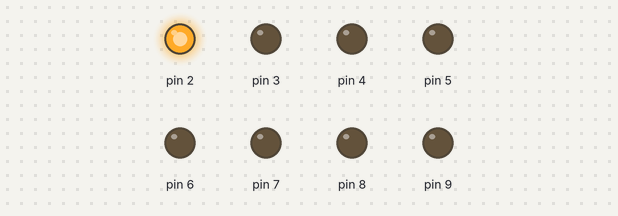
Simulated run of this sketch. Board: Arduino Uno, built with avr-gcc and run on an emulated ATmega328P. Shown: output pins drawn as LEDs (lit = HIGH).

Above: at 0.15 s.
At 1.05 s:
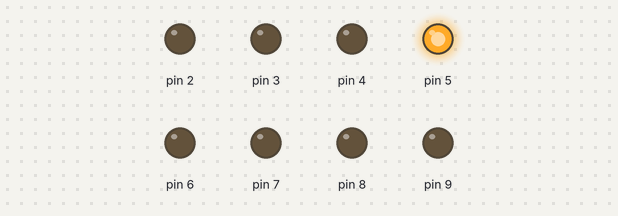
At 1.65 s:
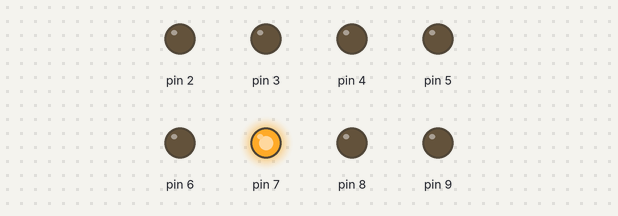
At 2.25 s:
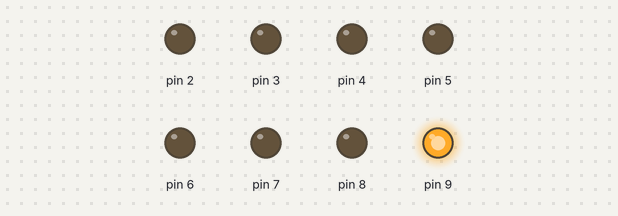
At 3.75 s:
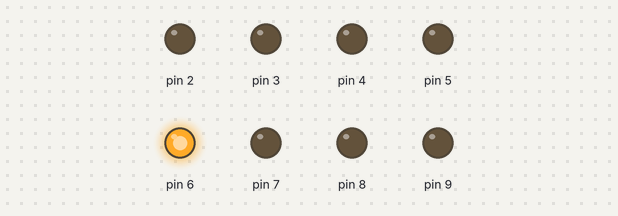
At 5.25 s:
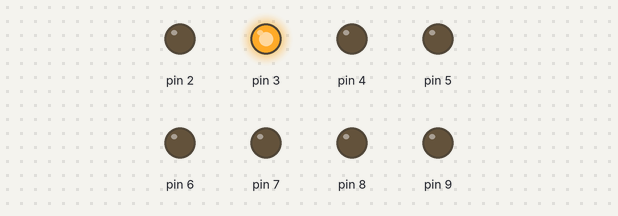
Timing chart, 0 to 5.5 s (numbered marks = the images above):
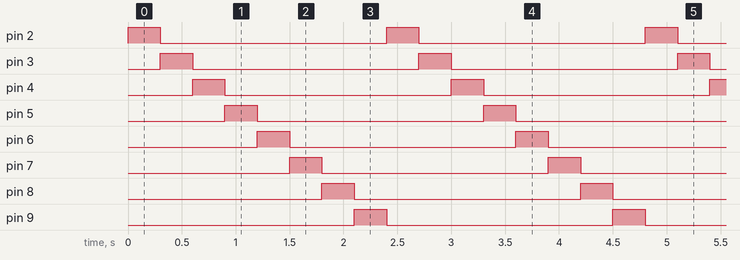

The sketch:

lab1exercise1.ino
```cpp
void setup()
{
  //pinMode(4, OUTPUT);
  DDRD = 0b11111100;
  DDRB = 0b000011;
  //DDRB = 0b00001000;
}

void loop()
{
  //digitalWrite(4, HIGH);
  int i;
  int j;
  PORTD = 0b00000100;
  //PORTB = 0b000001;
  for(i=0;i<6;i++)
  {
    //if(i<6)
    //{
  	delay(300);
    PORTD = PORTD << 1;
    //}
    //else{
    //  PORTB = 0b000001;
    //  delay(300);
   // PORTB = PORTB << 1;
   //
  }
  PORTB = 0b000001;
  for(j=0;j<2;j++)
  {
    delay(300);
    PORTB = PORTB << 1;

  }

  //PORTD = 0x10; //0b00010000;
  //PORTB = 0b00001000;
  //delay(1000); // Wait for 1000 millisecond(s)
  //digitalWrite(4, LOW);
  //PORTD = 0x00;
  //delay(1000); // Wait for 1000 millisecond(s)

}
```

Measured:
- by itself, pin 2–9: alternates HIGH for 0.30 s and LOW for 2.1 s
- by itself, everything shown: repeats every 2.4 s, in 9 steps
